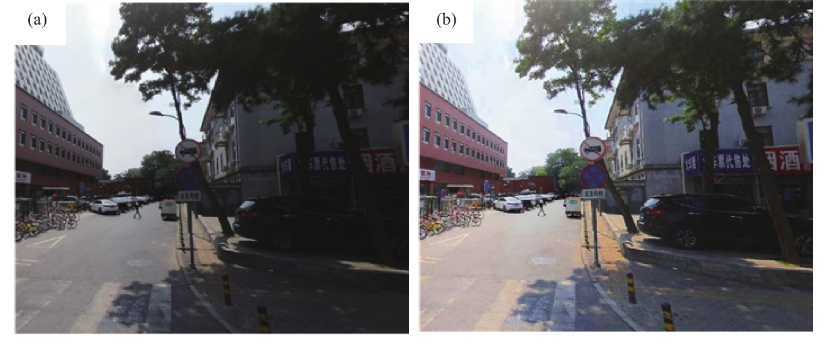
#> input picture experiment4/originalimages1.png, 826 x 343 px, found by its file name
$ python '普通RegularCanny.py'
#> lines starting #> are read from the running program, lines starting #| are printed output that depends on the picture
import cv2
import numpy as np

def canny_edge_detection(image_path, low_threshold=100, high_threshold=200):
    # 读取图像
#> called with image_path = 'F:\\DIP\\experiment4\\originalimages1.png', low_threshold = 100, high_threshold = 200
    img = cv2.imread(image_path, cv2.IMREAD_GRAYSCALE)
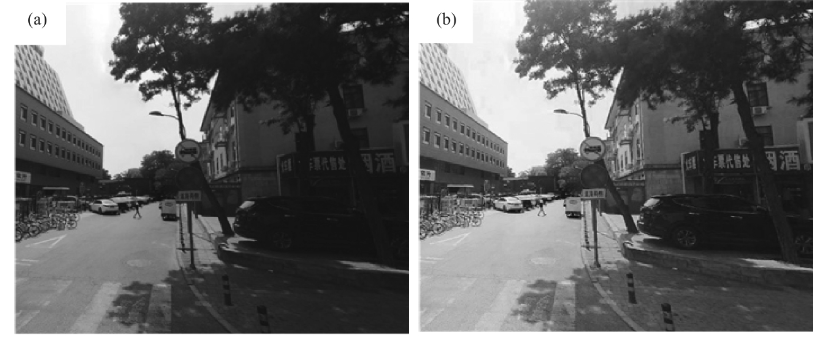
#> img: shape (343, 826); min 15, max 255, mean 105.4

    # 使用高斯滤波器去噪
    blurred_img = cv2.GaussianBlur(img, (5, 5), 1.4)
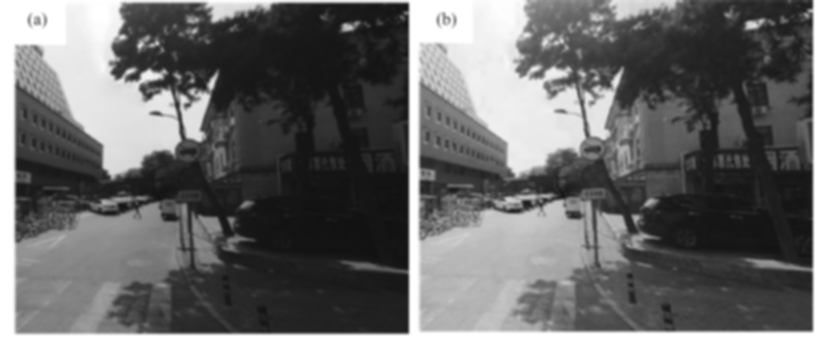
#> blurred_img: shape (343, 826); min 17, max 255, mean 105.4

    # 进行Canny边缘检测
    edges = cv2.Canny(blurred_img, low_threshold, high_threshold)
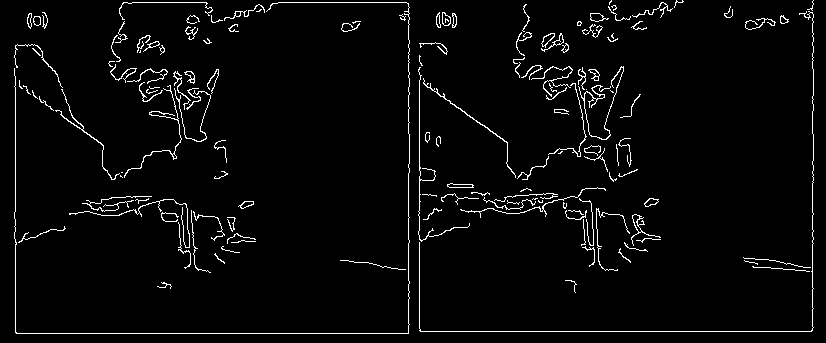
#> edges: shape (343, 826); 3.3% white in thin lines or dots

    return edges

# 示例使用
image_path = 'F:\DIP\experiment4\originalimages1.png'  # 替换为你的图像路径
edges = canny_edge_detection(image_path)

cv2.imwrite("F:\DIP\experiment4\Result2.png",edges)
